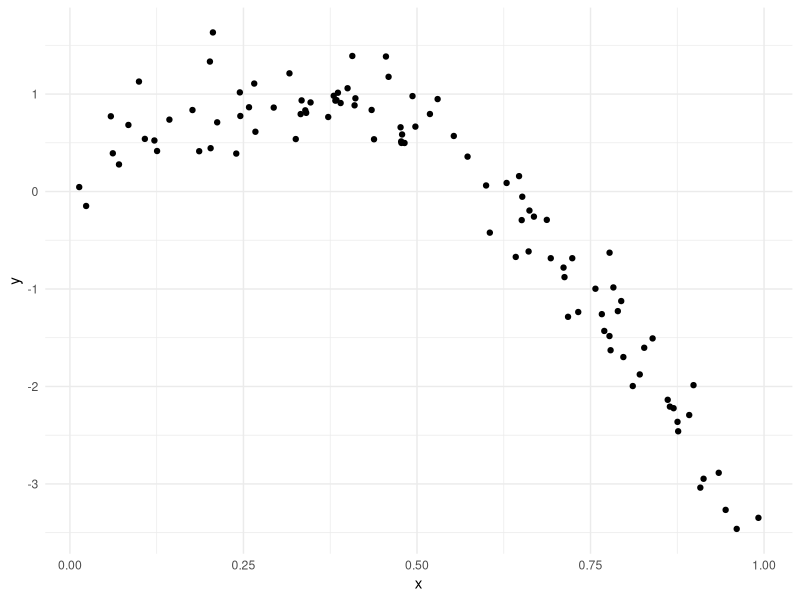
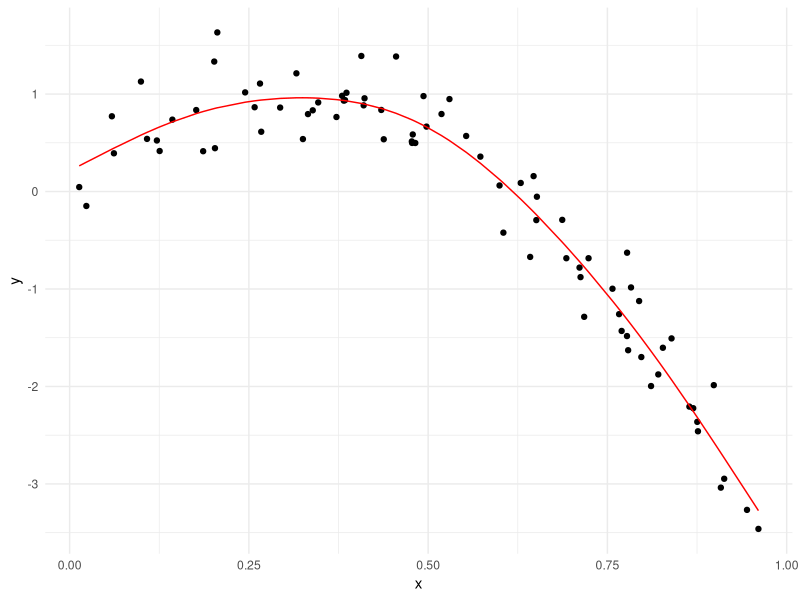
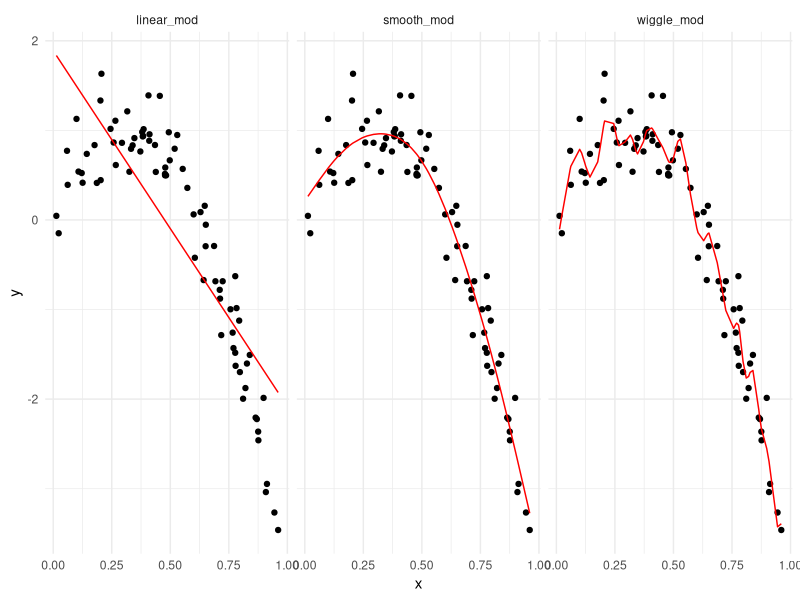
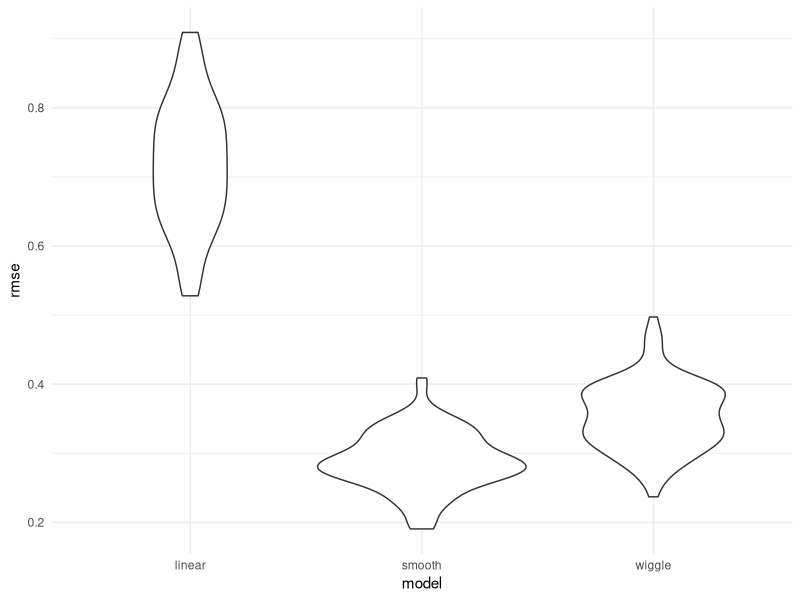

Generate these figures, in order, with R:
## ---- chunk 1
library(tidyverse)
library(modelr)
library(mgcv)

knitr::opts_chunk$set(
  out.width = "90%"
)

theme_set(theme_minimal() + theme(legend.position = "bottom"))

options(
  ggplot2.continuous.colour = "viridis",
  ggplot2.continuous.fill = "viridis"
)

scale_colour_discrete = scale_color_viridis_d
scale_fill_discrete = scale_fill_viridis_d

set.seed(1)
## ---- chunk 2
nonlin_df = 
  tibble(
    id = 1:100,
    x = runif(100, 0, 1),
    y = 1 - 10 * (x - .3) ^ 2 + rnorm(100, 0, .3)
  )
## ---- chunk 3
nonlin_df %>% 
  ggplot(aes(x = x, y = y)) + 
  geom_point()
## ---- chunk 4
train_df = sample_n(nonlin_df, size = 80)
test_df = anti_join(nonlin_df, train_df, by = "id")
## ---- chunk 5
linear_mod = lm(y ~ x, data = train_df)
smooth_mod = gam(y ~ s(x), data = train_df)
wiggle_mod = gam(y ~ s(x, k = 30), sp = 10e-6, data = train_df)
## ---- chunk 6
train_df %>% 
  add_predictions(smooth_mod) %>% 
  ggplot(aes(x = x, y = y)) + 
  geom_point() +
  geom_line(aes(y = pred), color = "red")
## ---- chunk 7
train_df %>% 
  gather_predictions(linear_mod, smooth_mod, wiggle_mod) %>% 
  ggplot(aes(x = x, y = y)) + 
  geom_point() +
  geom_line(aes(y = pred), color = "red") +
  facet_grid(. ~ model)
## ---- chunk 8
rmse(linear_mod, test_df)
rmse(smooth_mod, test_df)
rmse(wiggle_mod, test_df)
## ---- chunk 9
cv_df = 
  crossv_mc(nonlin_df, 100)
## ---- chunk 10
cv_df %>% 
  pull(train) %>% 
  .[[1]] %>% 
  as_tibble()

cv_df %>% 
  pull(test) %>% 
  .[[1]] %>% 
  as_tibble()
## ---- chunk 11
cv_df =
  cv_df %>% 
  mutate(
    train = map(train, as_tibble),
    test = map(test, as_tibble)
  )
## ---- chunk 12
cv_df = 
  cv_df %>% 
  mutate(
    linear_mod = map(.x = train, ~lm(y ~ x, data = .x)),
    smooth_mod = map(.x = train, ~gam(y ~ s(x), data = .x)),
    wiggle_mod = map(.x = train, ~gam(y ~ s(x, k = 30), sp = 10e-6, data = .x))
  ) %>% 
  mutate(
    rmse_linear = map2_dbl(.x = linear_mod, .y = test, ~rmse(model = .x, data = .y)),
    rmse_smooth = map2_dbl(.x = smooth_mod, .y = test, ~rmse(model = .x, data = .y)),
    rmse_wiggle = map2_dbl(.x = wiggle_mod, .y = test, ~rmse(model = .x, data = .y))
  )
## ---- chunk 13
cv_df %>% 
  select(starts_with("rmse")) %>% 
  pivot_longer(
    everything(),
    names_to = "model",
    values_to = "rmse",
    names_prefix = "rmse_"
  ) %>% 
  ggplot(aes(x = model, y = rmse)) + geom_violin()
## ---- chunk 14
cv_df %>% 
  select(starts_with("rmse")) %>% 
  pivot_longer(
    everything(),
    names_to = "model",
    values_to = "rmse",
    names_prefix = "rmse_"
  ) %>% 
  group_by(model) %>% 
  summarize(avg_rmse = mean(rmse))
